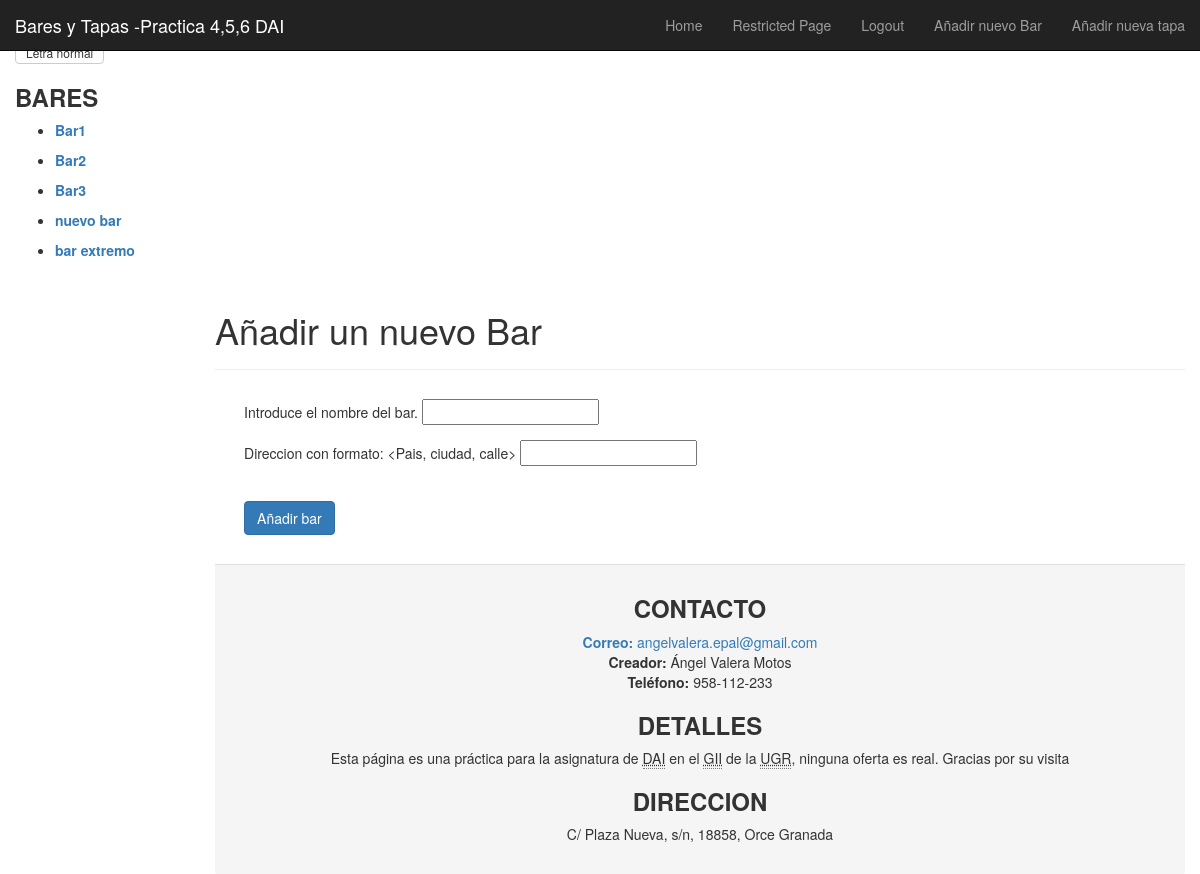
The page /add_bar/ (signed in) on the database as committed earlier.
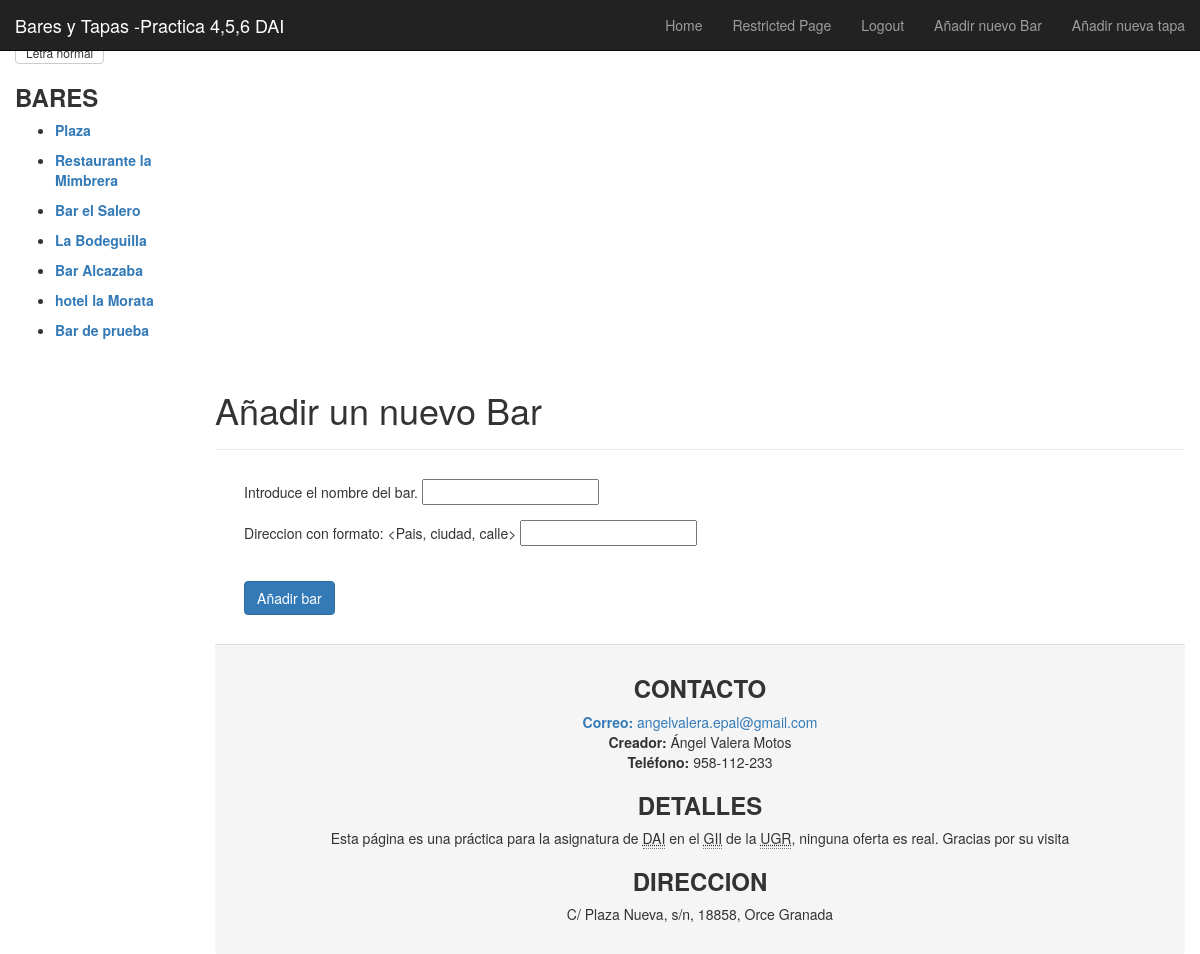
The same page on the database as committed later.
### app/models.py (models this page shows, shortened)
class Bar(models.Model):
    nombre = models.CharField(max_length=128, primary_key=True, unique=True)
    direccion= models.CharField(max_length=128, unique=True)
    visitas= models.IntegerField(default=0)
    slug = models.SlugField(unique=True)

### app/views.py (the view)
# urls.py: url(r'^add_bar/$', views.add_bar, name='add_bar'),
@login_required
def add_bar(request):
    if request.method == 'POST':
        form = BarForm(request.POST)
        if form.is_valid():
            form.save(commit=True)
            return index(request)
        else:
            print form.errors
    else:
        form = BarForm()
    context_dict = {}
    context_dict['form'] = form
    bares = Bar.objects.all()
    context_dict['bares']= bares
    return render(request, 'app/add_bar.html', context_dict)

### app/forms.py
class BarForm(forms.ModelForm):
    nombre = forms.CharField(max_length=128, help_text="Introduce el nombre del bar.")
    visitas  = forms.IntegerField(widget=forms.HiddenInput(), initial=0)
    direccion = forms.CharField(max_length=128,label="Introduce la direccion del bar", help_text="Direccion con formato: <Pais, ciudad, calle>")
    slug = forms.CharField(widget=forms.HiddenInput(), required=False)
    class Meta:
        model = Bar
        fields = ('nombre', 'direccion')

### templates/app/add_bar.html (shortened to what this page needs)
{% extends "app/base.html" %}
{% block content %}
  <div class="page-header">
    <h1>Añadir un nuevo Bar</h1>
  </div>
  <form role="form" style="margin:3%" id="bar_form" method="post" action="/add_bar/">
    {% for field in form.visible_fields %}
      <div class="form-group">
        {{ field.help_text }}
        {{ field }}
      </div>
    {% endfor %}
    <br/>
    <button class="btn btn-primary" type="submit" name="submit">Añadir bar</button>
  </form>
{% endblock %}

### templates/app/base.html (shortened to what this page needs)
<!doctype html>
{% load staticfiles %}
<HTML lang="es">
	<head>
    {% block head %}
		<link href="http://getbootstrap.com/dist/css/bootstrap.min.css" rel="stylesheet">
    <link href="http://getbootstrap.com/examples/dashboard/dashboard.css" rel="stylesheet">
    {% endblock %}
	</head>
	<body>
		<div class="navbar navbar-inverse navbar-fixed-top" role="navigation">
			<div class="container-fluid">
				<div class="navbar-header">
					<a class="navbar-brand" href="{% url 'index' %}">Bares y Tapas -Practica 4,5,6 DAI</a>
				</div>
				<div class="navbar-collapse collapse">
					<ul class="nav navbar-nav navbar-right">
						<li><a href="{% url 'index' %}">Home</a></li>
						{% if user.is_authenticated %}
						<li><a href="{% url 'restricted' %}">Restricted Page</a></li>
						<li><a href="{% url 'logout' %}">Logout</a></li>
						<li><a href="{% url 'add_bar' %}">Añadir nuevo Bar</a></li>
						<li><a href="{% url 'add_tapa' %}">Añadir nueva tapa</a></li>
						{% else %}
							<li><a href="{% url 'registro' %}">Registrarse</a></li>
							<li><a href="{% url 'login' %} ">Login</a></li>
						{% endif %}
					</ul>
				</div>
			</div>
		</div>
		<div class="container-fluid">
			<div class="row">
				<div class="col-sm-3 col-md-2 sidebar">
					{% block secciones %}
					<div class="btn-group-vertical">
						<button class="btn btn-default btn-xs" id="btn-pequena">Letra pequeña</button>
						<button class="btn btn-default btn-xs" id="btn-grande">Letra grande</button>
						<button  class="btn btn-default btn-xs" id ="btn-normal">Letra normal</button>
				</div>
						<h3>
							<b> BARES </b>
						</h3>
						<nav id="secs">
							{% if bares %}
								<ul>
									{% for bar in bares %}
										<li > <a  href="{% url 'bar'  bar.slug %}">  <p><b>{{ bar.nombre }}</b></p> </a></li>
									{% endfor %}
								</ul>
							{% else %}
								<strong>No hay Bares presentes.</strong>
							{% endif %}
						</nav>
					{% endblock %}
				</div>
				<div class="col-sm-9 col-sm-offset-3 col-md-10 col-md-offset-2 main">
					<div>
						{% block content %}{% endblock %}
						{% block footer %}
							<footer  class="panel-footer">
								<article id="contacto" align="center">
									<h3  align="center"><b>CONTACTO</b></h3>
									<a href="mailto:angelvalera.epal@gmail.com"><b>Correo:</b> angelvalera.epal@gmail.com<br/></a>
									<b>Creador:</b> Ángel Valera Motos<br/>
									<b>Teléfono:</b> 958-112-233
								</article>
								<article id="detalles">
									<h3 align="center"><b>DETALLES</b></h3>
									<p align="center">Esta página es una práctica para la asignatura de <abbr title="Desarrollo de Aplicaciones para Internet">DAI</abbr>  en el <abbr title="Grado de Ingenieria Informatica">GII</abbr> de la <abbr title="Universidad de Granada">UGR</abbr>, ninguna oferta es real. Gracias por su visita</p>
								</article>
								<article id="direccion">
									<h3 align="center"><b>DIRECCION</b></h3>
									<address align="center"> C/ Plaza Nueva, s/n, 18858, Orce Granada </address>
								</article>
							</footer>
						{% endblock %}
					</div>
				</div>
			</div>
		</div>
	</body>
</html>

Rows that differ between the two databases and show on the page:
removed Bar: nombre "Bar1"
removed Bar: nombre "Bar2"
removed Bar: nombre "Bar3"
removed Bar: nombre "nuevo bar"
removed Bar: nombre "bar extremo"
added Bar: nombre "Plaza"
added Bar: nombre "Restaurante la Mimbrera"
added Bar: nombre "Bar el Salero"
added Bar: nombre "La Bodeguilla"
added Bar: nombre "Bar Alcazaba"
added Bar: nombre "hotel la Morata"
added Bar: nombre "Bar de prueba"
